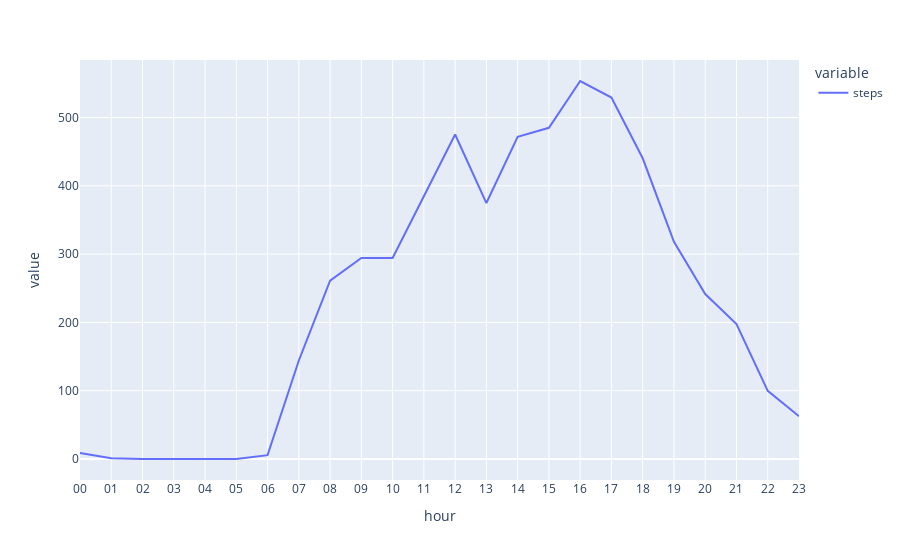

The code cell stored with this chart in its notebook:
### Code cell
series_df = fdf[fdf['series'] == 'before']

(series_df.groupby(['hour'])
   .median()['steps'].plot.line())

### Figure 1 — Plotly figure (JSON) as saved in the notebook; plotly's stock layout.template omitted (floating-point values rounded to 4 significant figures)
{"data": [{"hovertemplate": "variable=steps<br>hour=%{x}<br>value=%{y}<extra></extra>", "legendgroup": "steps", "line": {"color": "#636efa", "dash": "solid"}, "marker": {"symbol": "circle"}, "mode": "lines", "name": "steps", "orientation": "v", "showlegend": true, "type": "scatter", "x": ["00", "01", "02", "03", "04", "05", "06", "07", "08", "09", "10", "11", "12", "13", "14", "15", "16", "17", "18", "19", "20", "21", "22", "23"], "xaxis": "x", "y": [8.786, 0.95, 0, 0, 0, 0, 5.62, 144.3, 261.3, 294.3, 294.3, 384.0, 475.2, 374.8, 471.9, 485.0, 553.5, 529.2, 440.3, 318.0, 241.5, 197.5, 99.84, 62.6], "yaxis": "y"}], "layout": {"autosize": true, "legend": {"title": {"text": "variable"}, "tracegroupgap": 0}, "margin": {"t": 60}, "xaxis": {"anchor": "y", "autorange": true, "domain": [0, 1], "range": [0, 23], "title": {"text": "hour"}, "type": "category"}, "yaxis": {"anchor": "x", "autorange": true, "domain": [0, 1], "range": [-30.75, 584.3], "title": {"text": "value"}, "type": "linear"}}}
